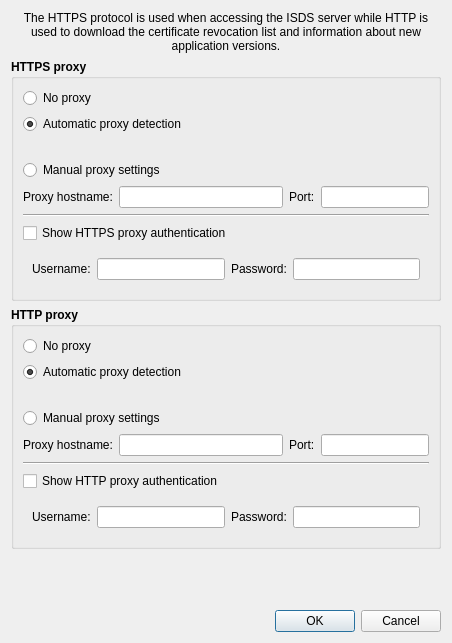
<?xml version="1.0" encoding="UTF-8"?>
<ui version="4.0">
 <class>DlgProxysets</class>
 <widget class="QDialog" name="DlgProxysets">
  <property name="geometry">
   <rect>
    <x>0</x>
    <y>0</y>
    <width>452</width>
    <height>643</height>
   </rect>
  </property>
  <property name="sizePolicy">
   <sizepolicy hsizetype="Preferred" vsizetype="Preferred">
    <horstretch>0</horstretch>
    <verstretch>0</verstretch>
   </sizepolicy>
  </property>
  <property name="minimumSize">
   <size>
    <width>400</width>
    <height>400</height>
   </size>
  </property>
  <property name="sizeIncrement">
   <size>
    <width>0</width>
    <height>0</height>
   </size>
  </property>
  <property name="windowTitle">
   <string>Proxy Settings</string>
  </property>
  <layout class="QVBoxLayout" name="verticalLayout_2">
   <item>
    <widget class="QLabel" name="mainLabel">
     <property name="lineWidth">
      <number>1</number>
     </property>
     <property name="text">
      <string>The HTTPS protocol is used when accessing the ISDS server while HTTP is used to download the certificate revocation list and information about new application versions.</string>
     </property>
     <property name="alignment">
      <set>Qt::AlignCenter</set>
     </property>
     <property name="wordWrap">
      <bool>true</bool>
     </property>
    </widget>
   </item>
   <item>
    <widget class="QGroupBox" name="httpsGroupBox">
     <property name="font">
      <font>
       <weight>75</weight>
       <bold>true</bold>
      </font>
     </property>
     <property name="title">
      <string>HTTPS proxy</string>
     </property>
     <layout class="QVBoxLayout" name="verticalLayout">
      <item>
       <widget class="QRadioButton" name="httpsNoProxyRadioButton">
        <property name="font">
         <font>
          <weight>50</weight>
          <bold>false</bold>
         </font>
        </property>
        <property name="toolTip">
         <string>No proxy</string>
        </property>
        <property name="text">
         <string>No proxy</string>
        </property>
       </widget>
      </item>
      <item>
       <widget class="QRadioButton" name="httpsAutoProxyRadioButton">
        <property name="font">
         <font>
          <weight>50</weight>
          <bold>false</bold>
         </font>
        </property>
        <property name="toolTip">
         <string>Automatic proxy detection</string>
        </property>
        <property name="text">
         <string>Automatic proxy detection</string>
        </property>
        <property name="checked">
         <bool>true</bool>
        </property>
       </widget>
      </item>
      <item>
       <widget class="QLabel" name="httpsProxyDetectionLabel">
        <property name="font">
         <font>
          <weight>50</weight>
          <italic>true</italic>
          <bold>false</bold>
         </font>
        </property>
        <property name="text">
         <string/>
        </property>
       </widget>
      </item>
      <item>
       <widget class="QRadioButton" name="httpsManualProxyRadioButton">
        <property name="font">
         <font>
          <weight>50</weight>
          <bold>false</bold>
         </font>
        </property>
        <property name="toolTip">
         <string>Manual proxy settings</string>
        </property>
        <property name="text">
         <string>Manual proxy settings</string>
        </property>
       </widget>
      </item>
      <item>
       <layout class="QHBoxLayout" name="httpsHorizontalLayou">
        <item>
         <widget class="QLabel" name="httpsHostnameLabel">
          <property name="font">
           <font>
            <weight>50</weight>
            <bold>false</bold>
           </font>
          </property>
          <property name="text">
           <string>Proxy hostname:</string>
          </property>
         </widget>
        </item>
        <item>
         <widget class="QLineEdit" name="httpsHostnameLine">
          <property name="font">
           <font>
            <weight>50</weight>
            <bold>false</bold>
           </font>
          </property>
          <property name="toolTip">
           <string>Enter your proxy hostname</string>
          </property>
         </widget>
        </item>
        <item>
         <widget class="QLabel" name="httpsPortLabel">
          <property name="font">
           <font>
            <weight>50</weight>
            <bold>false</bold>
           </font>
          </property>
          <property name="text">
           <string>Port:</string>
          </property>
         </widget>
        </item>
        <item>
         <widget class="QLineEdit" name="httpsPortLine">
          <property name="sizePolicy">
           <sizepolicy hsizetype="Fixed" vsizetype="Fixed">
            <horstretch>0</horstretch>
            <verstretch>0</verstretch>
           </sizepolicy>
          </property>
          <property name="font">
           <font>
            <weight>50</weight>
            <bold>false</bold>
           </font>
          </property>
          <property name="toolTip">
           <string>Enter port</string>
          </property>
         </widget>
        </item>
       </layout>
      </item>
      <item>
       <widget class="Line" name="httpsLine">
        <property name="orientation">
         <enum>Qt::Horizontal</enum>
        </property>
       </widget>
      </item>
      <item>
       <widget class="QCheckBox" name="httpsAuthCheckBox">
        <property name="font">
         <font>
          <weight>50</weight>
          <bold>false</bold>
         </font>
        </property>
        <property name="toolTip">
         <string>Show HTTPS proxy authentication</string>
        </property>
        <property name="text">
         <string>Show HTTPS proxy authentication</string>
        </property>
       </widget>
      </item>
      <item>
       <widget class="QWidget" name="httpsProxyAuth" native="true">
        <layout class="QHBoxLayout" name="horizontalLayout">
         <item>
          <widget class="QLabel" name="httpsUnameLabel">
           <property name="font">
            <font>
             <weight>50</weight>
             <bold>false</bold>
            </font>
           </property>
           <property name="text">
            <string>Username:</string>
           </property>
          </widget>
         </item>
         <item>
          <widget class="QLineEdit" name="httpsUnameLine">
           <property name="toolTip">
            <string>Enter your username</string>
           </property>
          </widget>
         </item>
         <item>
          <widget class="QLabel" name="httpsPwdLabel">
           <property name="font">
            <font>
             <weight>50</weight>
             <bold>false</bold>
            </font>
           </property>
           <property name="text">
            <string>Password:</string>
           </property>
          </widget>
         </item>
         <item>
          <widget class="QLineEdit" name="httpsPwdLine">
           <property name="toolTip">
            <string>Enter your password</string>
           </property>
           <property name="echoMode">
            <enum>QLineEdit::Password</enum>
           </property>
          </widget>
         </item>
        </layout>
       </widget>
      </item>
     </layout>
    </widget>
   </item>
   <item>
    <widget class="QGroupBox" name="httpGroupBox">
     <property name="font">
      <font>
       <weight>75</weight>
       <bold>true</bold>
      </font>
     </property>
     <property name="title">
      <string>HTTP proxy</string>
     </property>
     <layout class="QVBoxLayout" name="verticalLayout_3">
      <item>
       <widget class="QRadioButton" name="httpNoProxyRadioButton">
        <property name="font">
         <font>
          <weight>50</weight>
          <bold>false</bold>
         </font>
        </property>
        <property name="toolTip">
         <string>No proxy</string>
        </property>
        <property name="text">
         <string>No proxy</string>
        </property>
       </widget>
      </item>
      <item>
       <widget class="QRadioButton" name="httpAutoProxyRadioButton">
        <property name="font">
         <font>
          <weight>50</weight>
          <bold>false</bold>
         </font>
        </property>
        <property name="toolTip">
         <string>Automatic proxy detection</string>
        </property>
        <property name="text">
         <string>Automatic proxy detection</string>
        </property>
        <property name="checked">
         <bool>true</bool>
        </property>
       </widget>
      </item>
      <item>
       <widget class="QLabel" name="httpProxyDetectionLabel">
        <property name="font">
         <font>
          <weight>50</weight>
          <italic>true</italic>
          <bold>false</bold>
         </font>
        </property>
        <property name="text">
         <string/>
        </property>
       </widget>
      </item>
      <item>
       <widget class="QRadioButton" name="httpManualProxyRadioButton">
        <property name="font">
         <font>
          <weight>50</weight>
          <bold>false</bold>
         </font>
        </property>
        <property name="toolTip">
         <string>Manual proxy settings</string>
        </property>
        <property name="text">
         <string>Manual proxy settings</string>
        </property>
       </widget>
      </item>
      <item>
       <layout class="QHBoxLayout" name="httpHorizontalLayout">
        <item>
         <widget class="QLabel" name="httpHostnameLabel">
          <property name="font">
           <font>
            <weight>50</weight>
            <bold>false</bold>
           </font>
          </property>
          <property name="text">
           <string>Proxy hostname:</string>
          </property>
         </widget>
        </item>
        <item>
         <widget class="QLineEdit" name="httpHostnameLine">
          <property name="font">
           <font>
            <weight>50</weight>
            <bold>false</bold>
           </font>
          </property>
          <property name="toolTip">
           <string>Enter your proxy hostname</string>
          </property>
         </widget>
        </item>
        <item>
         <widget class="QLabel" name="httpPortLabel">
          <property name="font">
           <font>
            <weight>50</weight>
            <bold>false</bold>
           </font>
          </property>
          <property name="text">
           <string>Port:</string>
          </property>
         </widget>
        </item>
        <item>
         <widget class="QLineEdit" name="httpPortLine">
          <property name="sizePolicy">
           <sizepolicy hsizetype="Fixed" vsizetype="Fixed">
            <horstretch>0</horstretch>
            <verstretch>0</verstretch>
           </sizepolicy>
          </property>
          <property name="maximumSize">
           <size>
            <width>16777215</width>
            <height>16777215</height>
           </size>
          </property>
          <property name="baseSize">
           <size>
            <width>0</width>
            <height>0</height>
           </size>
          </property>
          <property name="font">
           <font>
            <weight>50</weight>
            <bold>false</bold>
           </font>
          </property>
          <property name="toolTip">
           <string>Enter port</string>
          </property>
         </widget>
        </item>
       </layout>
      </item>
      <item>
       <widget class="Line" name="httpLine">
        <property name="orientation">
         <enum>Qt::Horizontal</enum>
        </property>
       </widget>
      </item>
      <item>
       <widget class="QCheckBox" name="httpAuthCheckBox">
        <property name="font">
         <font>
          <weight>50</weight>
          <bold>false</bold>
         </font>
        </property>
        <property name="toolTip">
         <string>Show HTTP proxy authentication</string>
        </property>
        <property name="text">
         <string>Show HTTP proxy authentication</string>
        </property>
       </widget>
      </item>
      <item>
       <widget class="QWidget" name="httpProxyAuth" native="true">
        <layout class="QHBoxLayout" name="horizontalLayout_2">
         <item>
          <widget class="QLabel" name="httpUnameLabel">
           <property name="font">
            <font>
             <weight>50</weight>
             <bold>false</bold>
            </font>
           </property>
           <property name="text">
            <string>Username:</string>
           </property>
          </widget>
         </item>
         <item>
          <widget class="QLineEdit" name="httpUnameLine">
           <property name="toolTip">
            <string>Enter your username</string>
           </property>
          </widget>
         </item>
         <item>
          <widget class="QLabel" name="httpPwdLabel">
           <property name="font">
            <font>
             <weight>50</weight>
             <bold>false</bold>
            </font>
           </property>
           <property name="text">
            <string>Password:</string>
           </property>
          </widget>
         </item>
         <item>
          <widget class="QLineEdit" name="httpPwdLine">
           <property name="toolTip">
            <string>Enter your password</string>
           </property>
           <property name="echoMode">
            <enum>QLineEdit::Password</enum>
           </property>
          </widget>
         </item>
        </layout>
       </widget>
      </item>
     </layout>
    </widget>
   </item>
   <item>
    <spacer name="verticalSpacer">
     <property name="orientation">
      <enum>Qt::Vertical</enum>
     </property>
     <property name="sizeHint" stdset="0">
      <size>
       <width>20</width>
       <height>40</height>
      </size>
     </property>
    </spacer>
   </item>
   <item>
    <widget class="QDialogButtonBox" name="proxyButtonBox">
     <property name="orientation">
      <enum>Qt::Horizontal</enum>
     </property>
     <property name="standardButtons">
      <set>QDialogButtonBox::Cancel|QDialogButtonBox::Ok</set>
     </property>
    </widget>
   </item>
  </layout>
 </widget>
 <tabstops>
  <tabstop>httpsNoProxyRadioButton</tabstop>
  <tabstop>httpsAutoProxyRadioButton</tabstop>
  <tabstop>httpsManualProxyRadioButton</tabstop>
  <tabstop>httpsHostnameLine</tabstop>
  <tabstop>httpsPortLine</tabstop>
  <tabstop>httpsAuthCheckBox</tabstop>
  <tabstop>httpsUnameLine</tabstop>
  <tabstop>httpsPwdLine</tabstop>
  <tabstop>httpNoProxyRadioButton</tabstop>
  <tabstop>httpAutoProxyRadioButton</tabstop>
  <tabstop>httpManualProxyRadioButton</tabstop>
  <tabstop>httpHostnameLine</tabstop>
  <tabstop>httpPortLine</tabstop>
  <tabstop>httpAuthCheckBox</tabstop>
  <tabstop>httpUnameLine</tabstop>
  <tabstop>httpPwdLine</tabstop>
 </tabstops>
 <resources>
  <include location="../../../res/resources.qrc"/>
 </resources>
 <connections>
  <connection>
   <sender>proxyButtonBox</sender>
   <signal>accepted()</signal>
   <receiver>DlgProxysets</receiver>
   <slot>accept()</slot>
   <hints>
    <hint type="sourcelabel">
     <x>248</x>
     <y>254</y>
    </hint>
    <hint type="destinationlabel">
     <x>157</x>
     <y>274</y>
    </hint>
   </hints>
  </connection>
  <connection>
   <sender>proxyButtonBox</sender>
   <signal>rejected()</signal>
   <receiver>DlgProxysets</receiver>
   <slot>reject()</slot>
   <hints>
    <hint type="sourcelabel">
     <x>316</x>
     <y>260</y>
    </hint>
    <hint type="destinationlabel">
     <x>286</x>
     <y>274</y>
    </hint>
   </hints>
  </connection>
 </connections>
</ui>
